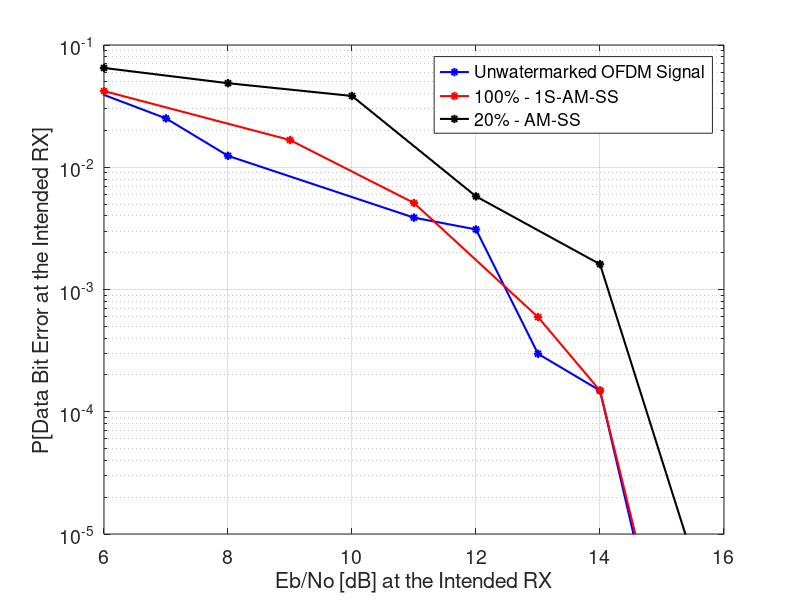

Here is the MATLAB script that generated this plot:

% SIMULATION FOR PAM BASED WATERMARKING ON 4 QAM OFDM SIGNALS
% Probability of data bit error is compared for three scenarios


close all;
clear all;

figure()
% Unwatermarked OFDM signal Communication
x = [4,7,8,11,12,13,14,15];
pb_error = [0.0946,0.0251,0.0124,0.00387,0.0031,0.000298,0.000149,1.00e-06];
semilogy(x, pb_error,'b-*', 'LineWidth',1.5);
hold on

% Single subcarrier pseudonym communication
x = [4,6,9,11,13,14,15];
pb_error = [0.0622,0.042,0.0167,0.0051,0.000595,0.000149,1.300e-06];
semilogy(x, pb_error,'r-*', 'LineWidth',1.5);
hold on

% Watermarked OFDM signal
x = [4,6,8,10,12,14,16];
pb_error = [0.0886,0.0649,0.0487,0.0383,0.00578,0.00161,1.00e-06];
semilogy(x, pb_error,'k-*', 'LineWidth',1.5);

hold off


grid
set(gca,'FontSize',14)
set(gca,'ylim',[1e-5,0.1])
set(gca,'xlim',[6, 16])
xlabel('Eb/No [dB] at the Intended RX')
ylabel('P[Data Bit Error at the Intended RX]')
legend('Unwatermarked OFDM Signal','100% - 1S-AM-SS','20% - AM-SS')
%title('Experimental Results')
